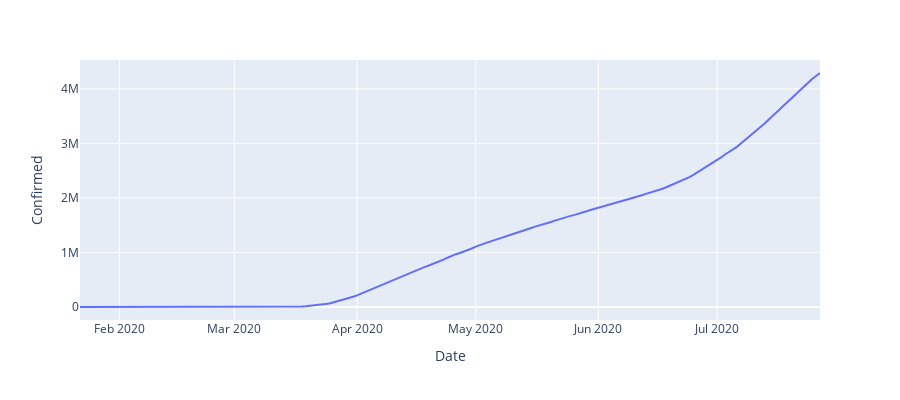

Notebook source saved alongside this figure:
### Code cell
px.line(df_US,x="Date", y="Confirmed", height=400)

### Figure 1 — Plotly figure (JSON) as saved in the notebook; plotly's stock layout.template omitted (floating-point values rounded to 4 significant figures; data arrays with more than 128 entries replaced by an {"elided": "..."} marker saying what was removed)
{"data": [{"hovertemplate": "Date=%{x}<br>Confirmed=%{y}<extra></extra>", "legendgroup": "", "line": {"color": "#636efa", "dash": "solid"}, "marker": {"symbol": "circle"}, "mode": "lines", "name": "", "orientation": "v", "showlegend": false, "type": "scatter", "x": {"elided": "188 str values"}, "xaxis": "x", "y": {"elided": "188 int values"}, "yaxis": "y"}], "layout": {"height": 400, "legend": {"tracegroupgap": 0}, "margin": {"t": 60}, "xaxis": {"anchor": "y", "domain": [0, 1], "title": {"text": "Date"}}, "yaxis": {"anchor": "x", "domain": [0, 1], "title": {"text": "Confirmed"}}}}
